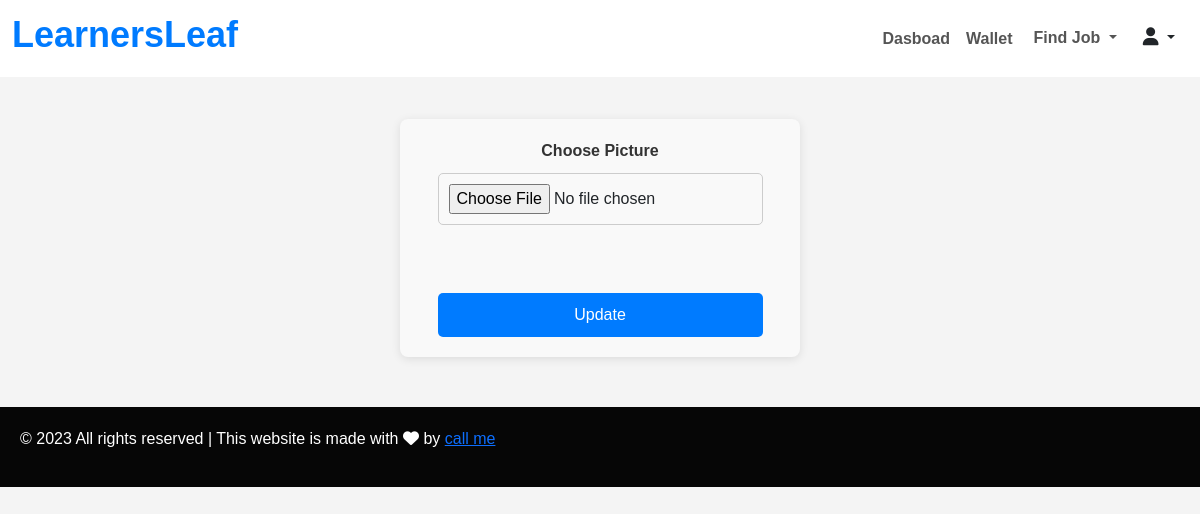
The app's page /t_photo/nandhakumar.2001830@gmail.com, older data.
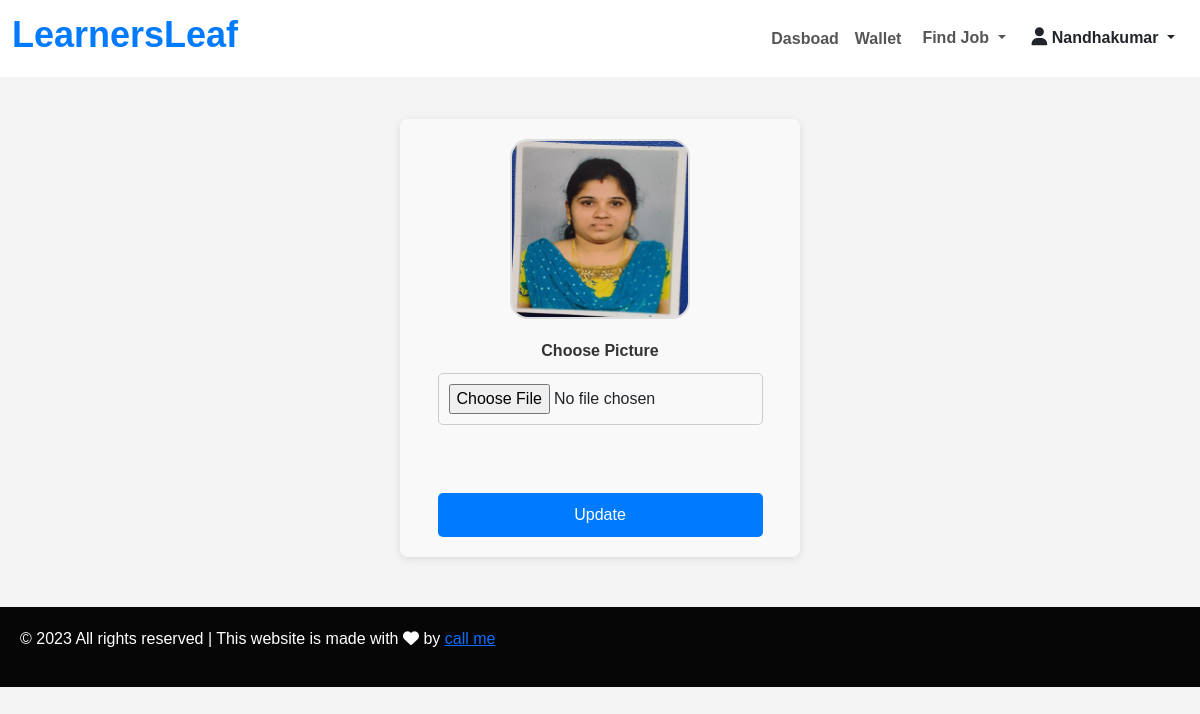
The same page, newer data.
### kovai_app/models.py (models this page shows, shortened)
class TutorRegistration(models.Model):
    GENDER_CHOICES = [
        ('male', 'Male'),
        ('female', 'Female'),
    ]
    TEACHING_TYPES = [
        ('individual_teaching', 'Individual Teaching'),
        ('teaching_company', 'Teaching Company'),
    ]
    DEGREE_TYPES = [
        ('Secondary', 'Secondary'),
        ('Higher_Secondary', 'Higher Secondary'),
        ('Diploma', 'Diploma'),
        ('Graduation', 'Graduation'),
        ('AdvancedDiploma', 'Advanced Diploma'),
        ('PostGraduation', 'Post Graduation'),
        ('Doctorate/PhD', 'Doctorate/PhD'),
        ('Certification', 'Certification'),
        ('Other', 'Other'),
    ]
    ASSOCIATION_CHOICES = [
        ('parttime', 'Part time'),
        ('fulltime', 'Full time'),
        ('Correspondence', 'Correspondence / Distance Learning'),
    ]
    FEE_CHOICES = [
        ('per_hour', 'per hour'),
        ('per_month', 'per month'),
        ('per_year', 'per year'),
    ]
    INTEREST_CHOICES = [
        ('online_teaching', 'Online teaching'),
        ('offline_teaching', 'Offline teaching'),
        ('full_time', 'Full Time'),
        ('part_time', 'Part Time'),
        ('both', 'Both'),
    ]
    name = models.CharField(max_length=255)
    email = models.EmailField()
    password = models.CharField(max_length=255)
    confirm_password = models.CharField(max_length=255)
    types = models.CharField(max_length=50, choices=TEACHING_TYPES, null=True, blank=True)
    strength = models.CharField(max_length=255, null=True, blank=True)
    gender = models.CharField(max_length=10, choices=GENDER_CHOICES, null=True, blank=True)
    date_of_birth = models.DateField(null=True, blank=True)
    language = models.CharField(max_length=50, choices=TEACHING_TYPES, null=True, blank=True)
    language_two=models.CharField(max_length=50, choices=TEACHING_TYPES, null=True, blank=True)
    language_three=models.CharField(max_length=50, choices=TEACHING_TYPES, null=True, blank=True)
    language_four=models.CharField(max_length=50, choices=TEACHING_TYPES, null=True, blank=True)
    language_five=models.CharField(max_length=50, choices=TEACHING_TYPES, null=True, blank=True)
    location = models.CharField(max_length=255, null=True, blank=True)
    post_code = models.CharField(max_length=20, null=True, blank=True)
    subject = models.CharField(max_length=255, null=True, blank=True)
    from_level = models.CharField(max_length=255, null=True, blank=True)
    institution_name = models.CharField(max_length=255, null=True, blank=True)
    degree_type = models.CharField(max_length=50, choices=DEGREE_TYPES, null=True, blank=True)
    degree_name = models.CharField(max_length=255, null=True, blank=True)
    specialisation= models.CharField(max_length=255, null=True, blank=True)
    institution_name_two = models.CharField(max_length=255, null=True, blank=True)
    institution_name_three = models.CharField(max_length=255, null=True, blank=True)
    institution_name_four = models.CharField(max_length=255, null=True, blank=True)
    institution_name_five = models.CharField(max_length=255, null=True, blank=True)
    degree_type_two = models.CharField(max_length=50, choices=DEGREE_TYPES, null=True, blank=True)
    degree_name_two = models.CharField(max_length=255, null=True, blank=True)
    degree_type_three = models.CharField(max_length=50, choices=DEGREE_TYPES, null=True, blank=True)
    degree_name_three = models.CharField(max_length=255, null=True, blank=True)
    degree_type_four = models.CharField(max_length=50, choices=DEGREE_TYPES, null=True, blank=True)
    degree_name_four = models.CharField(max_length=255, null=True, blank=True)
    degree_type_five = models.CharField(max_length=50, choices=DEGREE_TYPES, null=True, blank=True)
    degree_name_five = models.CharField(max_length=255, null=True, blank=True)
    specialisation_two= models.CharField(max_length=255, null=True, blank=True)
    specialisation_three= models.CharField(max_length=255, null=True, blank=True)
    specialisation_four= models.CharField(max_length=255, null=True, blank=True)
    specialisation_five= models.CharField(max_length=255, null=True, blank=True)
    company_name = models.CharField(max_length=255, null=True, blank=True)
    job_roll = models.CharField(max_length=255, null=True, blank=True)
    company_name_two = models.CharField(max_length=255, null=True, blank=True)
    job_roll_two = models.CharField(max_length=255, null=True, blank=True)
    company_name_three = models.CharField(max_length=255, null=True, blank=True)
    job_roll_three = models.CharField(max_length=255, null=True, blank=True)
    company_name_four = models.CharField(max_length=255, null=True, blank=True)
    job_roll_four = models.CharField(max_length=255, null=True, blank=True)
    company_name_five = models.CharField(max_length=255, null=True, blank=True)
    job_roll_five = models.CharField(max_length=255, null=True, blank=True)
    year_of_experience=models.CharField(max_length=255, null=True, blank=True)
    year_of_experience_two=models.CharField(max_length=255, null=True, blank=True)
    year_of_experience_three=models.CharField(max_length=255, null=True, blank=True)
    year_of_experience_four=models.CharField(max_length=255, null=True, blank=True)
    year_of_experience_five=models.CharField(max_length=255, null=True, blank=True)
    i_charge = models.CharField(max_length=20, choices=FEE_CHOICES, null=True, blank=True)
    min_fee = models.DecimalField(max_digits=10, decimal_places=2, null=True, blank=True)
    max_fee = models.DecimalField(max_digits=10, decimal_places=2, null=True, blank=True)
    classes = models.CharField(max_length=20, choices=FEE_CHOICES, null=True, blank=True)
    other_subject = models.CharField(max_length=20, choices=FEE_CHOICES, null=True, blank=True)
    language_subject = models.CharField(max_length=20, choices=FEE_CHOICES, null=True, blank=True)
    curriculum= models.CharField(max_length=20, choices=FEE_CHOICES, null=True, blank=True)
    willing_to_travel = models.CharField(
        max_length=3,
        choices=[('yes', 'Yes'), ('no', 'No')],
        default='no',
        null=True,
        blank=True
    )
    available_for_online_teaching = models.CharField(
        max_length=3,
        choices=[('yes', 'Yes'), ('no', 'No')],
        default='no',
        null=True,
        blank=True
    )
    help_with_homework = models.CharField(
        max_length=3,
        choices=[('yes', 'Yes'), ('no', 'No')],
        default='no',
        null=True,
        blank=True
    )
    full_time_teacher = models.CharField(
        max_length=3,
        choices=[('yes', 'Yes'), ('no', 'No')],
        default='no',
        null=True,
        blank=True
    )
    interested_in = models.CharField(max_length=20, choices=INTEREST_CHOICES, null=True, blank=True)
    s_profile_description = models.TextField(null=True, blank=True)
    profile_description = models.TextField(null=True, blank=True)
    id_proof = models.ImageField(upload_to=upload_to, null=True, blank=True)
    profile_photo = models.ImageField(upload_to=upload_to,null=True)
    phone = models.CharField(max_length=15 ,null=True, blank=True)
    email_otp=models.BigIntegerField(null=True,blank=True)
    filename=models.CharField(max_length=500, choices=INTEREST_CHOICES, null=True, blank=True)
    coin=models.IntegerField(null=True, blank=True)
    review=models.IntegerField(null=True, blank=True)

### kovai_app/views.py (the view, shortened to what this page needs)
# urls.py: path('t_photo/<email>',views.t_photo, name='t_photo'),
def t_photo(request,email):
    a=TutorRegistration.objects.filter(email=email).first()
    return render(request,"t_photo_change.html",{"account":a})

### kovai_app/templates/t_photo_change.html (shortened to what this page needs)
{% load static %}
<!DOCTYPE html>
<html lang="en">
<head>
    <link href="https://cdn.jsdelivr.net/npm/bootstrap@5.3.3/dist/css/bootstrap.min.css" rel="stylesheet">
    <link rel="stylesheet" href="https://cdnjs.cloudflare.com/ajax/libs/font-awesome/6.6.0/css/all.min.css" />
</head>
<body>
    <nav class="navbar navbar-expand-lg navbar-light  fixed-top">
        <div class="container-fluid">
            <a class="navbar-brand " href="#">
                <h2>LearnersLeaf</h2>
            </a>
            <div class="collapse navbar-collapse" id="navbarNav">
                <ul class="navbar-nav ms-auto">
                    <li class="nav-item">
                        <a class="nav-link " href="/teacher_dashboard/{{account.email}}">Dasboad</a>
                   </li>
                   <li class="nav-item active">
                    <a class="nav-link  " href="/t_wallet/{{account.email}}">Wallet</a>
                </li>
                    <li class="nav-item dropdown">
                        <button class="btn dropdown-toggle" style="color: #555" data-bs-toggle="dropdown">
                            Find Job
                        </button>
                    </li>
                    <li class="nav-item ">
                        <div class="dropdown" style="color: #555">
                            <div class="btn dropdown-toggle" data-bs-toggle="dropdown">
                                <i class="fa-solid fa-user" style="font-size: 18px;"></i> {{account.name|title}}
                            </div>
                        </div>
                    </li>
                </ul>
            </div>
        </div>
    </nav>
    <h2 class="section-heading">Change profile picture</h2>
    <div class="profile-container">
        {% if account.filename %}
        <img src="{% static account.filename %}" height="180px" width="180px" alt="Profile Image">
        {% endif %}
        <form action="/t_photo/{{account.email}}" method="POST" enctype="multipart/form-data">
            <label for="profile">Choose Picture</label>
            <input type="file" name="profile"><br><br>
            <input type="submit" value="Update">
        </form>
    </div>
    <div class="footer">
        <p>&copy; 2023 All rights reserved | This website is made with <i
            class="fa-solid fa-heart"></i> by <a href="https://www.linkedin.com
            /in/krishnachandra-9a8a3a1a5/"> call me</a>
            </p>
    </div>
</body>
</html>

Row changes from the older to the newer data that the page shows:
added TutorRegistration: name "Nandhakumar", filename (picture)
